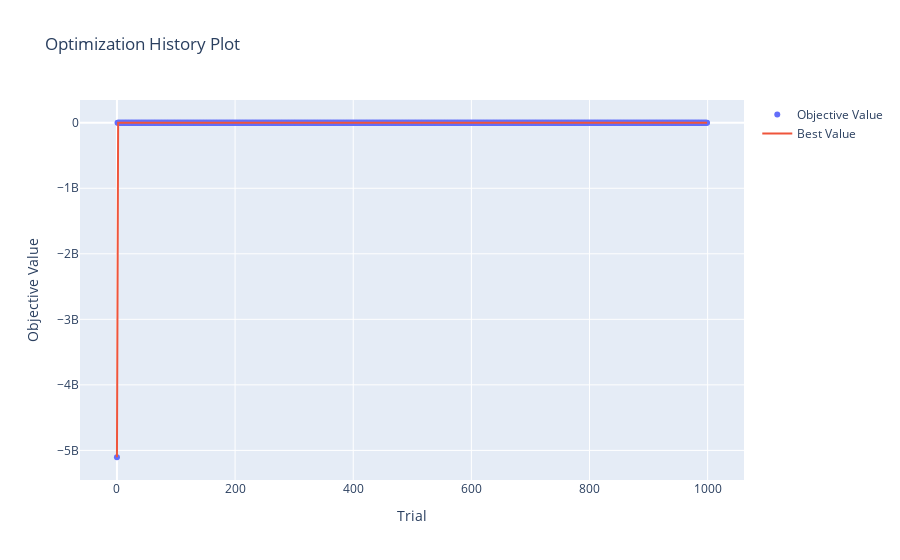

The code cell stored with this chart in its notebook:
### Code cell
plot_optimization_history(xgbr_study)

### Figure 1 — Plotly figure (JSON) as saved in the notebook; plotly's stock layout.template omitted (floating-point values rounded to 4 significant figures; data arrays with more than 128 entries replaced by an {"elided": "..."} marker saying what was removed)
{"data": [{"mode": "markers", "name": "Objective Value", "type": "scatter", "x": {"elided": "1000 int values"}, "y": {"elided": "1000 float values"}}, {"name": "Best Value", "type": "scatter", "x": {"elided": "1000 int values"}, "y": {"elided": "1000 float values"}}], "layout": {"title": {"text": "Optimization History Plot"}, "xaxis": {"title": {"text": "Trial"}}, "yaxis": {"title": {"text": "Objective Value"}}}}
